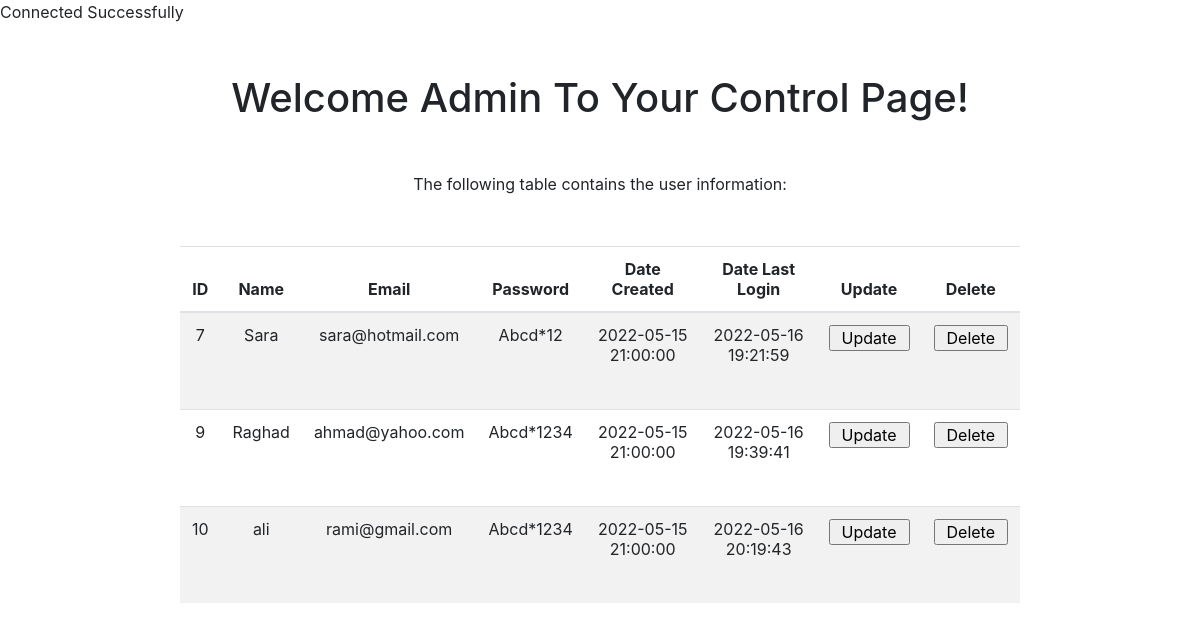
Screenshot of /php/admin.php with the database file from the repository.
### tables this page shows
CREATE TABLE `phpform` (
  `first_name` varchar(255) NOT NULL,
  `middle_name` varchar(255) NOT NULL,
  `last_name` varchar(255) NOT NULL,
  `final_name` varchar(255) NOT NULL,
  `email` varchar(255) NOT NULL,
  `user_password` varchar(255) NOT NULL,
  `confirm_password` varchar(255) NOT NULL,
  `phone_number` int(14) NOT NULL,
  `date_of_birth` date NOT NULL,
  `date_create` timestamp NOT NULL DEFAULT current_timestamp(),
  `last_login` timestamp NOT NULL DEFAULT current_timestamp(),
  `id` int(14) NOT NULL,
  `delete_col` int(14) NOT NULL,
  `login_form` int(14) NOT NULL
);

### php/admin.php (the view, shortened to what this page needs)
<?php
include_once '../config/connection.php';
?>
<!DOCTYPE html>
<html lang="en">
<head>
    <link rel="stylesheet" href="../css/bootstrap.css">
    <link rel="stylesheet" href="../css/style.css">
</head>
<body>
    <h1 class="text-center admin-h1"> Welcome  Admin To Your Control Page! </h1>
    <p class="text-center"> The following table contains the user information: </p>
    <table class="table table-striped admin-table">
        <thead>
            <tr>
                <th scope="col">ID</th>
                <th scope="col">Name</th>
                <th scope="col">Email</th>
                <th scope="col">Password</th>
                <th scope="col">Date Created</th>
                <th scope="col">Date Last Login</th>
                <th scope="col">Update</td>
                <th scope="col">Delete</td>
            </tr>
        </thead>
        <tbody>
                <?php
                     $sql1="SELECT * FROM phpform WHERE delete_col='0';";
                     $result= mysqli_query($con , $sql1);
                     $result_check= mysqli_num_rows($result);
                     if ($result_check > 0) {
                         while ($row=mysqli_fetch_assoc($result)) {
                         echo "<tr id=".$row['id'].">
                                 <td>".$row['id']."</td>
                                 <td>".$row['first_name']."</td>
                                 <td>".$row['email']."</td>
                                 <td>".$row['user_password']."</td>
                                 <td>".$row['date_create']."</td>
                                 <td>".$row['last_login']."</td>
                                 <td>"."
                                 <form action='update.php' method='post'>
                                 <input type='hidden' name='edit_id' value='".$row['id']."'>
                                 <input type='submit' value='Update' name='edit_btn'>
                                 </form><br>"."</td>
                                 <td>"."<form action='code.php' method='post'>
                                 <input type='hidden' name='delete_id' value='".$row['id']."'>
                                 <input type='submit' value='Delete' name='delete_btn'>
                                 </form> <br>"."</td>
                             </tr>";
                    }
                }
                     ?>
        </tbody>
    </table>
</body>
</html>

### css/style.css (style rules this page uses)
input { margin: 0 10px 10px 0px; width: 100%; }
h1 { margin-bottom: 20px; }
p { margin-bottom: 50px; }
table { width: 70% !important; text-align: center !important; margin: auto !important; }
.admin-h1 { margin: 50px; }
td { vertical-align: top; }

### rows the page displays
phpform: id "7", first_name "Sara", email "sara@hotmail.com", user_password "Abcd*12", date_create "2022-05-15 21:00:00", last_login "2022-05-16 19:21:59"
phpform: id "9", first_name "Raghad", email "ahmad@yahoo.com", user_password "Abcd*1234", date_create "2022-05-15 21:00:00", last_login "2022-05-16 19:39:41"
phpform: id "10", first_name "ali", email "rami@gmail.com", user_password "Abcd*1234", date_create "2022-05-15 21:00:00", last_login "2022-05-16 20:19:43"
